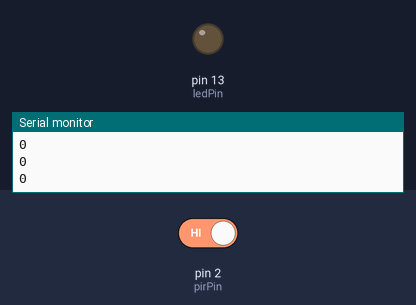
Recording of a sketch running on a simulated Arduino Uno, built with avr-gcc and run on an emulated ATmega328P. On the bench: output pins drawn as LEDs (lit = HIGH), the last lines printed to the serial monitor. The test bench sets the inputs (shaded band); at power-on: pin 2 (pirPin) HIGH.

Above: at 2.8 s.
2.9 s: pin 2 (pirPin) driven LOW
At 3.9 s:
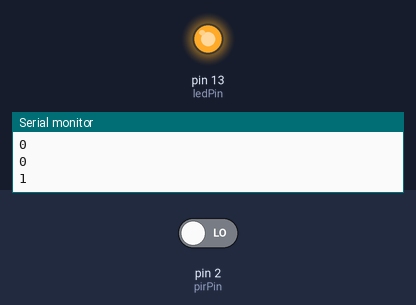
4.5 s: pin 2 (pirPin) driven HIGH
At 5.4 s:
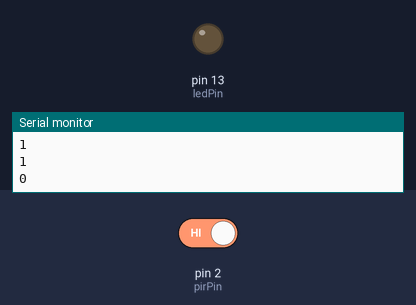
Timing chart, 0 to 7.5 s (numbered marks = the images above; inputs shaded):
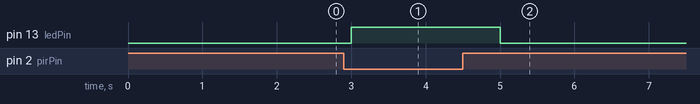

Measured:
- after the input at 2.9 s, pin 13 (ledPin): LOW → HIGH after 0.10 s
- after the input at 4.5 s, pin 13 (ledPin): HIGH → LOW after 0.50 s

The sketch:

sketch_se-10.ino
```cpp
const int ledPin = 13;
const int pirPin = 2;

void setup() {
  // put your setup code here, to run once:
  // シリアル通信速度
  Serial.begin(9600);
  pinMode(ledPin, OUTPUT);
}

void loop() {
  // put your main code here, to run repeatedly:
  if (digitalRead(pirPin) == LOW) {
    digitalWrite(ledPin, HIGH);
    Serial.println("1");

  } else {
    digitalWrite(ledPin, LOW);
    Serial.println("0");
  }
  delay(1000);
}
```
